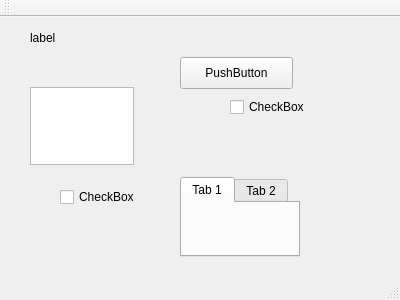
<?xml version="1.0" encoding="UTF-8"?>
<ui version="4.0">
 <class>MainWindow</class>
 <widget class="QMainWindow" name="MainWindow">
  <property name="geometry">
   <rect>
    <x>0</x>
    <y>0</y>
    <width>400</width>
    <height>300</height>
   </rect>
  </property>
  <property name="windowTitle">
   <string>MainWindow</string>
  </property>
  <widget class="QWidget" name="centralWidget">
   <widget class="QLabel" name="label">
    <property name="geometry">
     <rect>
      <x>30</x>
      <y>0</y>
      <width>141</width>
      <height>41</height>
     </rect>
    </property>
    <property name="text">
     <string>label</string>
    </property>
   </widget>
   <widget class="QTextEdit" name="text">
    <property name="geometry">
     <rect>
      <x>30</x>
      <y>70</y>
      <width>104</width>
      <height>78</height>
     </rect>
    </property>
   </widget>
   <widget class="QCheckBox" name="box">
    <property name="geometry">
     <rect>
      <x>230</x>
      <y>80</y>
      <width>87</width>
      <height>20</height>
     </rect>
    </property>
    <property name="text">
     <string>CheckBox</string>
    </property>
   </widget>
   <widget class="QTabWidget" name="tabWidget">
    <property name="geometry">
     <rect>
      <x>180</x>
      <y>160</y>
      <width>120</width>
      <height>80</height>
     </rect>
    </property>
    <widget class="QWidget" name="tab">
     <attribute name="title">
      <string>Tab 1</string>
     </attribute>
    </widget>
    <widget class="QWidget" name="tab_2">
     <attribute name="title">
      <string>Tab 2</string>
     </attribute>
    </widget>
   </widget>
   <widget class="QPushButton" name="pushButton">
    <property name="geometry">
     <rect>
      <x>180</x>
      <y>40</y>
      <width>113</width>
      <height>32</height>
     </rect>
    </property>
    <property name="text">
     <string>PushButton</string>
    </property>
   </widget>
   <widget class="QCheckBox" name="checkBox">
    <property name="geometry">
     <rect>
      <x>60</x>
      <y>170</y>
      <width>87</width>
      <height>20</height>
     </rect>
    </property>
    <property name="text">
     <string>CheckBox</string>
    </property>
   </widget>
  </widget>
  <widget class="QMenuBar" name="menuBar">
   <property name="geometry">
    <rect>
     <x>0</x>
     <y>0</y>
     <width>400</width>
     <height>22</height>
    </rect>
   </property>
  </widget>
  <widget class="QToolBar" name="mainToolBar">
   <attribute name="toolBarArea">
    <enum>TopToolBarArea</enum>
   </attribute>
   <attribute name="toolBarBreak">
    <bool>false</bool>
   </attribute>
  </widget>
  <widget class="QStatusBar" name="statusBar"/>
 </widget>
 <layoutdefault spacing="6" margin="11"/>
 <resources/>
 <connections/>
</ui>
